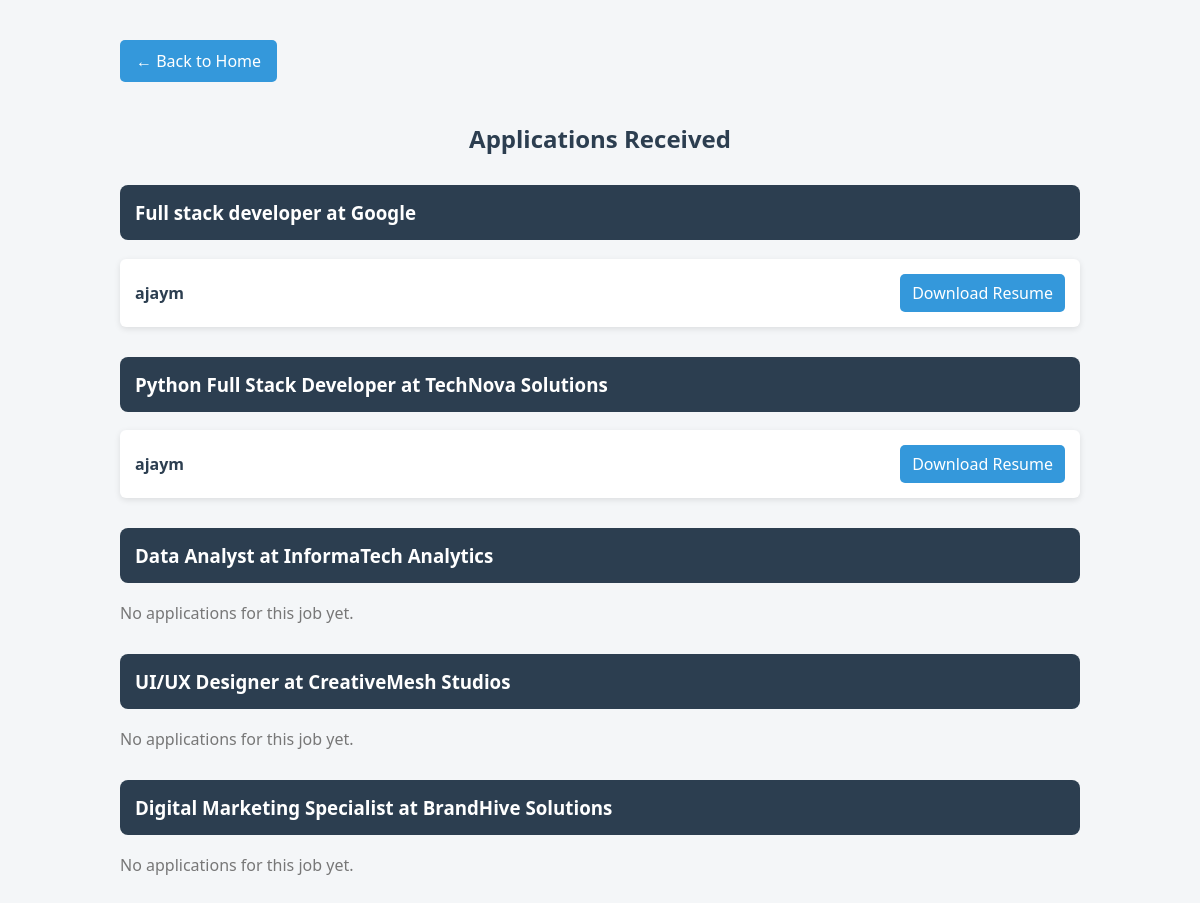
The page /employer_dashboard/ (signed in) on the database its author committed.
### employers/models.py (models this page shows, shortened)
class JobPost(models.Model):
    employer = models.ForeignKey(User, on_delete=models.CASCADE)
    title = models.CharField(max_length=200)
    company = models.CharField(max_length=200)
    location = models.CharField(max_length=200)
    type = models.CharField(max_length=50)
    salary = models.CharField(max_length=100, blank=True)
    category = models.CharField(max_length=100)
    experience = models.CharField(max_length=100)
    qualifications = models.CharField(max_length=200)
    description = models.TextField()
    responsibilities = models.TextField()
    skills = models.CharField(max_length=300)
    deadline = models.DateField()
    posted_at = models.DateTimeField(auto_now_add=True)
    is_verified = models.BooleanField(default=False)

### users/models.py (models this page shows, shortened)
class JobApplication(models.Model):
    user = models.ForeignKey(User, on_delete=models.CASCADE)
    job = models.ForeignKey(JobPost, on_delete=models.CASCADE)
    resume = models.FileField(upload_to='resumes/')
    applied_at = models.DateTimeField(auto_now_add=True)

### employers/views.py (the view)
# urls.py: path('employer_dashboard/', employer_views.employer_dashboard, name='employer_dashboard'),
@login_required
def employer_dashboard(request):
    jobs = JobPost.objects.filter(employer=request.user)
    applications_by_job = {}
    for job in jobs:
        applications = JobApplication.objects.filter(job=job)
        applications_by_job[job] = applications
    return render(request, 'employer_dashboard.html', {'applications_by_job': applications_by_job})

### templates/employer_dashboard.html (shortened to what this page needs)
<!DOCTYPE html>
<html lang="en">
<head>
</head>
<body>
    <div class="container">
        <a href="{% url 'home' %}" class="home-button">← Back to Home</a>
        <h2>Applications Received</h2>
        {% for job, applications in applications_by_job.items %}
        <h3>{{ job.title }} at {{ job.company }}</h3>
        {% if applications %}
        <ul>
            {% for app in applications %}
            <li>
                <strong>{{ app.user.username }}</strong>
                <a href="{{ app.resume.url }}" class="download" download>Download Resume</a>
            </li>
            {% endfor %}
        </ul>
        {% else %}
        <p>No applications for this job yet.</p>
        {% endif %}
        {% empty %}
        <p>No job postings found.</p>
        {% endfor %}
    </div>
</body>
</html>

### templates/employer_dashboard.html (style rules this page uses)
* { box-sizing: border-box; }
body { font-family: 'Segoe UI', Tahoma, Geneva, Verdana, sans-serif; margin: 0; padding: 0; background: #f4f6f8; color: #333; }
.container { max-width: 1000px; margin: auto; padding: 20px; }
.home-button { display: inline-block; margin: 20px 0; padding: 10px 16px; background-color: #3498db; color: white; text-decoration: none; border-radius: 5px; font-size: 16px; transition: background-color 0.3s ease; }
h2 { text-align: center; color: #2c3e50; margin-bottom: 30px; }
h3 { background-color: #2c3e50; color: white; padding: 15px; border-radius: 8px; margin-top: 30px; }
ul { list-style: none; padding-left: 0; margin-top: 15px; }
li { background-color: white; margin-bottom: 10px; padding: 15px; border-radius: 6px; box-shadow: 0 2px 6px rgba(0, 0, 0, 0.1); display: flex; justify-content: space-between; align-items: center; flex-wrap: wrap; }
li strong { font-size: 16px; color: #2c3e50; }
a.download { text-decoration: none; color: #ffffff; background-color: #3498db; padding: 8px 12px; border-radius: 5px; transition: background-color 0.3s ease; }
p { margin: 15px 0; color: #777; }

### rows shown on the page
JobPost: title "Full stack developer", company "Google"
JobApplication: user.username "ajaym"
JobPost: title "Python Full Stack Developer", company "TechNova Solutions"
JobApplication: user.username "ajaym"
JobPost: title "Data Analyst", company "InformaTech Analytics", shows "No applications for this job yet."
JobPost: title "UI/UX Designer", company "CreativeMesh Studios", shows "No applications for this job yet."
JobPost: title "Digital Marketing Specialist", company "BrandHive Solutions", shows "No applications for this job yet."
